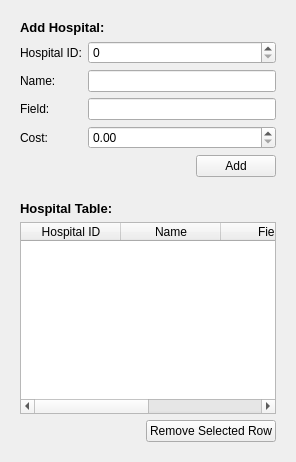
          <widget class="QWidget" name="hospital_tab">
           <attribute name="title">
            <string>Hospital</string>
           </attribute>
           <layout class="QGridLayout" name="gridLayout_19">
            <item row="1" column="0" colspan="2">
             <widget class="QWidget" name="hospital_table_widget" native="true">
              <property name="sizePolicy">
               <sizepolicy hsizetype="Preferred" vsizetype="Preferred">
                <horstretch>0</horstretch>
                <verstretch>10</verstretch>
               </sizepolicy>
              </property>
              <layout class="QGridLayout" name="gridLayout_22">
               <property name="leftMargin">
                <number>9</number>
               </property>
               <property name="topMargin">
                <number>9</number>
               </property>
               <item row="2" column="1">
                <widget class="QPushButton" name="remove_hospital_push_btn">
                 <property name="text">
                  <string>Remove Selected Row</string>
                 </property>
                </widget>
               </item>
               <item row="2" column="0">
                <spacer name="horizontalSpacer_2">
                 <property name="orientation">
                  <enum>Qt::Horizontal</enum>
                 </property>
                 <property name="sizeHint" stdset="0">
                  <size>
                   <width>40</width>
                   <height>20</height>
                  </size>
                 </property>
                </spacer>
               </item>
               <item row="1" column="0" colspan="2">
                <widget class="QTableWidget" name="hospital_table">
                 <property name="editTriggers">
                  <set>QAbstractItemView::NoEditTriggers</set>
                 </property>
                 <property name="selectionMode">
                  <enum>QAbstractItemView::SingleSelection</enum>
                 </property>
                 <property name="selectionBehavior">
                  <enum>QAbstractItemView::SelectRows</enum>
                 </property>
                 <attribute name="horizontalHeaderVisible">
                  <bool>true</bool>
                 </attribute>
                 <attribute name="horizontalHeaderCascadingSectionResizes">
                  <bool>false</bool>
                 </attribute>
                 <attribute name="horizontalHeaderShowSortIndicator" stdset="0">
                  <bool>false</bool>
                 </attribute>
                 <attribute name="horizontalHeaderStretchLastSection">
                  <bool>false</bool>
                 </attribute>
                 <column>
                  <property name="text">
                   <string>Hospital ID</string>
                  </property>
                 </column>
                 <column>
                  <property name="text">
                   <string>Name</string>
                  </property>
                 </column>
                 <column>
                  <property name="text">
                   <string>Field</string>
                  </property>
                 </column>
                 <column>
                  <property name="text">
                   <string>Cost</string>
                  </property>
                 </column>
                </widget>
               </item>
               <item row="0" column="0" colspan="2">
                <widget class="QLabel" name="hospital_table_lbl">
                 <property name="font">
                  <font>
                   <pointsize>10</pointsize>
                   <weight>75</weight>
                   <bold>true</bold>
                  </font>
                 </property>
                 <property name="text">
                  <string>Hospital Table:</string>
                 </property>
                </widget>
               </item>
              </layout>
             </widget>
            </item>
            <item row="0" column="0" colspan="2">
             <widget class="QWidget" name="add_hospital_widget" native="true">
              <layout class="QGridLayout" name="gridLayout_20">
               <item row="3" column="1">
                <widget class="QLineEdit" name="hospital_field_line_edit"/>
               </item>
               <item row="3" column="0">
                <widget class="QLabel" name="hospital_field_lbl">
                 <property name="text">
                  <string>Field:</string>
                 </property>
                </widget>
               </item>
               <item row="1" column="1">
                <widget class="QSpinBox" name="hospital_id_spin_box">
                 <property name="maximum">
                  <number>2147483647</number>
                 </property>
                </widget>
               </item>
               <item row="4" column="1">
                <widget class="QDoubleSpinBox" name="hospital_cost_spin_box">
                 <property name="maximum">
                  <double>99999999.989999994635582</double>
                 </property>
                </widget>
               </item>
               <item row="2" column="0">
                <widget class="QLabel" name="hospital_name_lbl">
                 <property name="text">
                  <string>Name:</string>
                 </property>
                </widget>
               </item>
               <item row="1" column="0">
                <widget class="QLabel" name="hospital_id_lbl">
                 <property name="text">
                  <string>Hospital ID:</string>
                 </property>
                </widget>
               </item>
               <item row="2" column="1">
                <widget class="QLineEdit" name="hospital_name_line_edit"/>
               </item>
               <item row="5" column="1">
                <widget class="QWidget" name="widget_3" native="true">
                 <layout class="QGridLayout" name="gridLayout_21">
                  <property name="leftMargin">
                   <number>0</number>
                  </property>
                  <property name="topMargin">
                   <number>0</number>
                  </property>
                  <property name="rightMargin">
                   <number>0</number>
                  </property>
                  <property name="bottomMargin">
                   <number>0</number>
                  </property>
                  <item row="0" column="1">
                   <widget class="QPushButton" name="add_hospital_push_btn">
                    <property name="maximumSize">
                     <size>
                      <width>80</width>
                      <height>16777215</height>
                     </size>
                    </property>
                    <property name="layoutDirection">
                     <enum>Qt::LeftToRight</enum>
                    </property>
                    <property name="text">
                     <string>Add</string>
                    </property>
                   </widget>
                  </item>
                  <item row="0" column="0">
                   <spacer name="horizontalSpacer">
                    <property name="orientation">
                     <enum>Qt::Horizontal</enum>
                    </property>
                    <property name="sizeHint" stdset="0">
                     <size>
                      <width>40</width>
                      <height>20</height>
                     </size>
                    </property>
                   </spacer>
                  </item>
                 </layout>
                </widget>
               </item>
               <item row="4" column="0">
                <widget class="QLabel" name="hospital_cost_lbl">
                 <property name="text">
                  <string>Cost:</string>
                 </property>
                </widget>
               </item>
               <item row="0" column="0" colspan="2">
                <widget class="QLabel" name="add_hospital_lbl">
                 <property name="font">
                  <font>
                   <pointsize>10</pointsize>
                   <weight>75</weight>
                   <bold>true</bold>
                  </font>
                 </property>
                 <property name="text">
                  <string>Add Hospital:</string>
                 </property>
                </widget>
               </item>
              </layout>
             </widget>
            </item>
           </layout>
          </widget>
